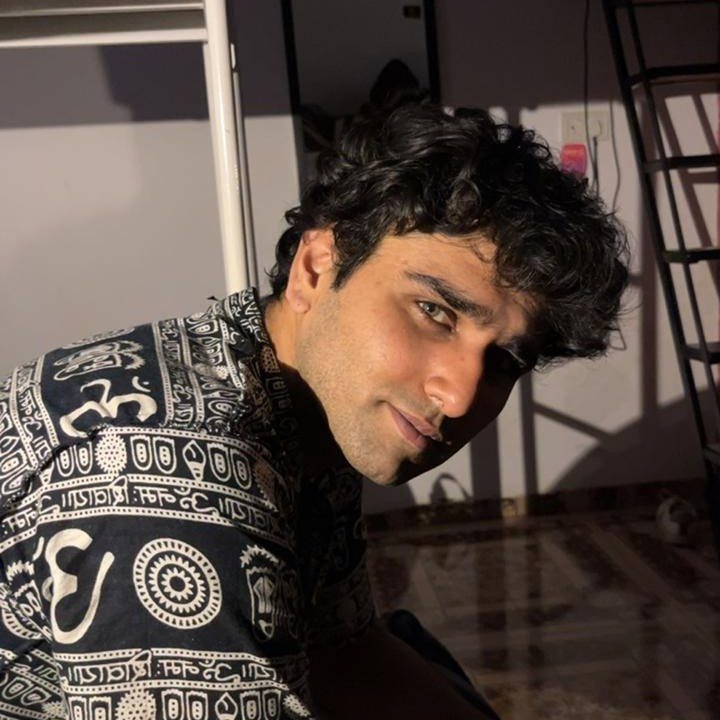
#> input picture examples/Orignal.png, 720 x 720 px
$ python -i app.py   (imports and definitions only)
#> lines starting #> are read from the running program, lines starting #| are printed output that depends on the picture; after the words box and inside, x2 and y2 are one past the last pixel; in counts of white or black regions, pixels touching at a corner belong together
import streamlit as st
import cv2
import numpy as np
from PIL import Image
import io

# ---------------------------------------------------------------------------------
# 🎨 Image Processing Functions
# ---------------------------------------------------------------------------------


def colored_sketch(pil_img, sigma_s=60, sigma_r=0.6):
    # Convert the input PIL image to OpenCV BGR format
    img_bgr = cv2.cvtColor(np.array(pil_img), cv2.COLOR_RGB2BGR)
    #  Apply stylization with adjustable sigma_s and sigma_r parameters
    stylized = cv2.stylization(img_bgr, sigma_s=sigma_s, sigma_r=sigma_r)
    #  Convert the stylized image back to RGB for display
    return cv2.cvtColor(stylized, cv2.COLOR_BGR2RGB)


def edge_sketch(pil_img, lower_threshold=50, upper_threshold=150):
    #  Convert image to BGR then grayscale
    img_bgr = cv2.cvtColor(np.array(pil_img), cv2.COLOR_RGB2BGR)
    grey_img = cv2.cvtColor(img_bgr, cv2.COLOR_BGR2GRAY)
    #  Apply Canny edge detection with adjustable thresholds
    edges = cv2.Canny(grey_img, lower_threshold, upper_threshold)
    return edges


def cartoonify(pil_img, median_blur_ksize=5, bilateral_d=9, bilateral_sigmaColor=300, bilateral_sigmaSpace=300,
               adaptive_thresh_blockSize=9, adaptive_thresh_C=9):
    #  Convert image to BGR format
#> called with median_blur_ksize = 5, bilateral_d = 9, bilateral_sigmaColor = 300, bilateral_sigmaSpace = 300, adaptive_thresh_blockSize = 9, adaptive_thresh_C = 9
    img_bgr = cv2.cvtColor(np.array(pil_img), cv2.COLOR_RGB2BGR)
#> img_bgr is the input picture: shape (720, 720, 3); mean B, G, R 68.9, 76.2, 89.5
    grey_img = cv2.cvtColor(img_bgr, cv2.COLOR_BGR2GRAY)
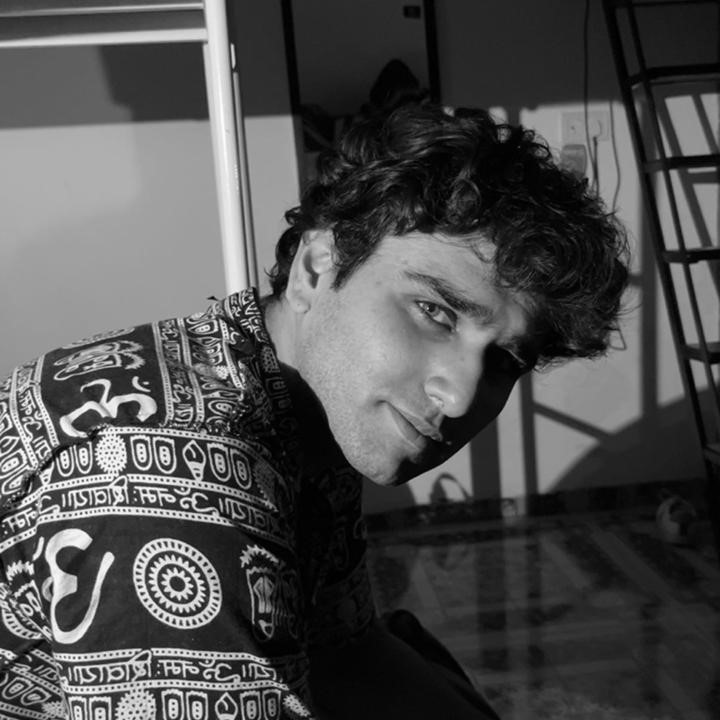
#> grey_img: shape (720, 720); min 0, max 254, mean 79.4

    #  Ensure median blur kernel size is odd
    if median_blur_ksize % 2 == 0:
        median_blur_ksize += 1
    blur_img = cv2.medianBlur(grey_img, median_blur_ksize)
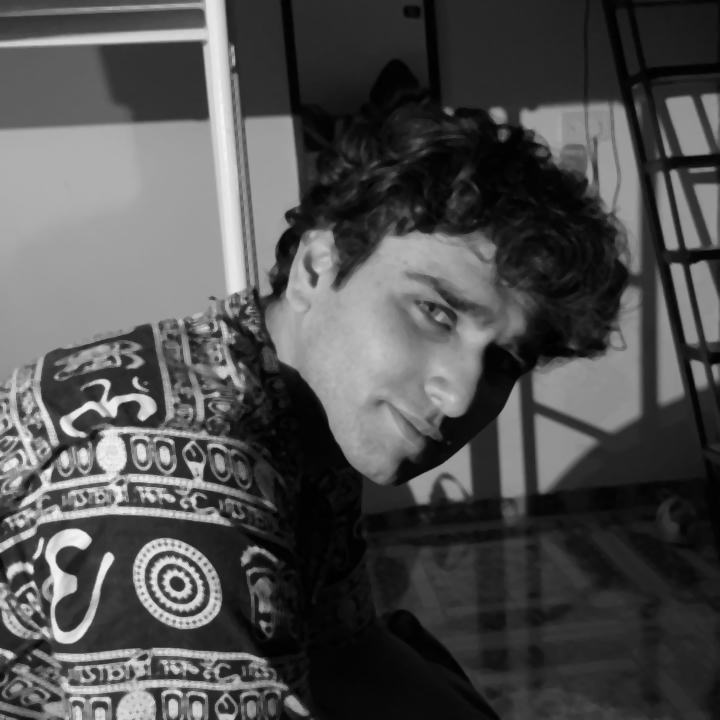
#> blur_img: shape (720, 720); min 0, max 243, mean 79.1

    #  Ensure adaptive threshold block size is odd (required by adaptiveThreshold)
    if adaptive_thresh_blockSize % 2 == 0:
        adaptive_thresh_blockSize += 1
    edges = cv2.adaptiveThreshold(blur_img, 255,
                                  cv2.ADAPTIVE_THRESH_MEAN_C,
                                  cv2.THRESH_BINARY, adaptive_thresh_blockSize, adaptive_thresh_C)
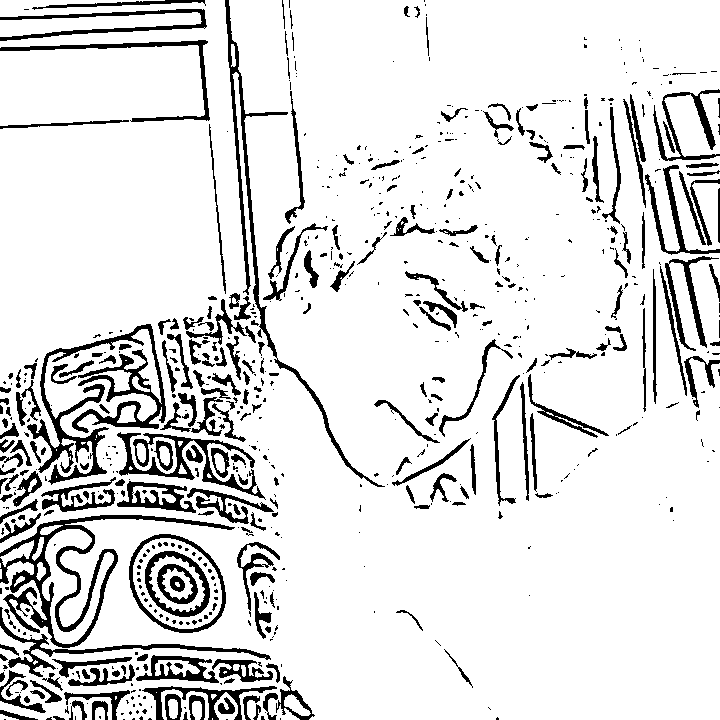
#> edges: shape (720, 720); 87.9% white; 732 black regions (468 under 20 px), largest, box (x1, y1, x2, y2) and area: (27, 324, 166, 485) 5167, (0, 515, 235, 648) 4706, (225, 0, 385, 487) 3104

    #  Apply bilateral filter to smooth colors and combine with edges
    color_img = cv2.bilateralFilter(img_bgr, d=bilateral_d,
                                    sigmaColor=bilateral_sigmaColor, sigmaSpace=bilateral_sigmaSpace)
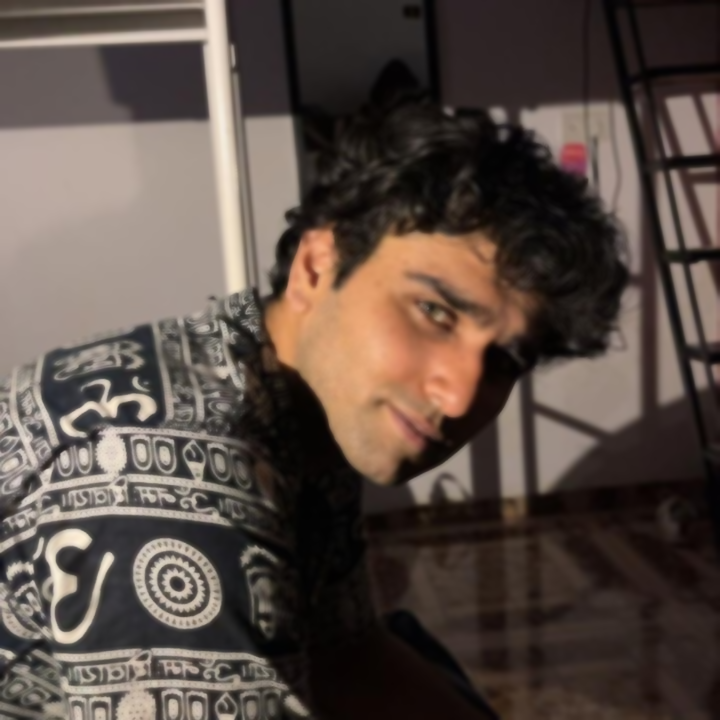
#> color_img: shape (720, 720, 3); mean B, G, R 68.9, 76.2, 89.4
    cartoon = cv2.bitwise_and(color_img, color_img, mask=edges)
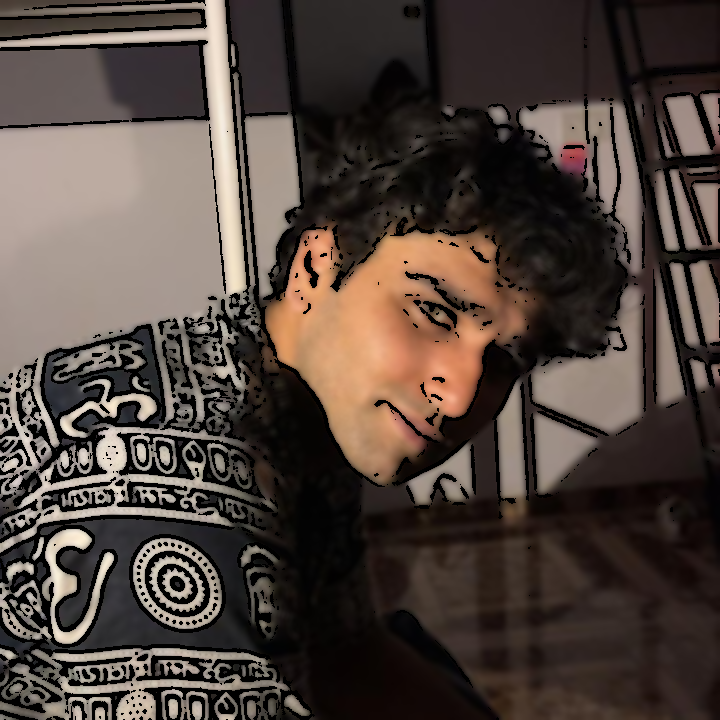
#> cartoon: shape (720, 720, 3); mean B, G, R 60.9, 67.6, 79.7
    return cv2.cvtColor(cartoon, cv2.COLOR_BGR2RGB)


def adjustable_sketch(pil_img, blur_ksize=111, scale=256.0):
    #  Convert image to BGR and then grayscale for pencil sketch effect
    img_bgr = cv2.cvtColor(np.array(pil_img), cv2.COLOR_RGB2BGR)
    grey_img = cv2.cvtColor(img_bgr, cv2.COLOR_BGR2GRAY)
    invert_img = cv2.bitwise_not(grey_img)

    #  Ensure Gaussian blur kernel size is odd
    if blur_ksize % 2 == 0:
        blur_ksize += 1
    blur_img = cv2.GaussianBlur(invert_img, (blur_ksize, blur_ksize), 0)
    invblur_img = cv2.bitwise_not(blur_img)
    #  Create pencil sketch effect using cv2.divide with adjustable scale
    sketch_img = cv2.divide(grey_img, invblur_img, scale=scale)
    return sketch_img

# ---------------------------------------------------------------------------------
# 📥 Helper Function: Convert NumPy Array to Downloadable Image Bytes
# ---------------------------------------------------------------------------------


def convert_array_to_bytes(result):
    #  Convert NumPy array to a PIL Image, then save to a byte stream
    pil_img = Image.fromarray(result)
    buf = io.BytesIO()
    pil_img.save(buf, format="PNG")
    return buf.getvalue()

# ---------------------------------------------------------------------------------
# 🚀 Streamlit App UI
# ---------------------------------------------------------------------------------


# [81 lines not run here, left out]

>>> import cv2
>>> picture = cv2.cvtColor(cv2.imread('examples/Orignal.png'), cv2.COLOR_BGR2RGB)
>>> result = cartoonify(picture)
